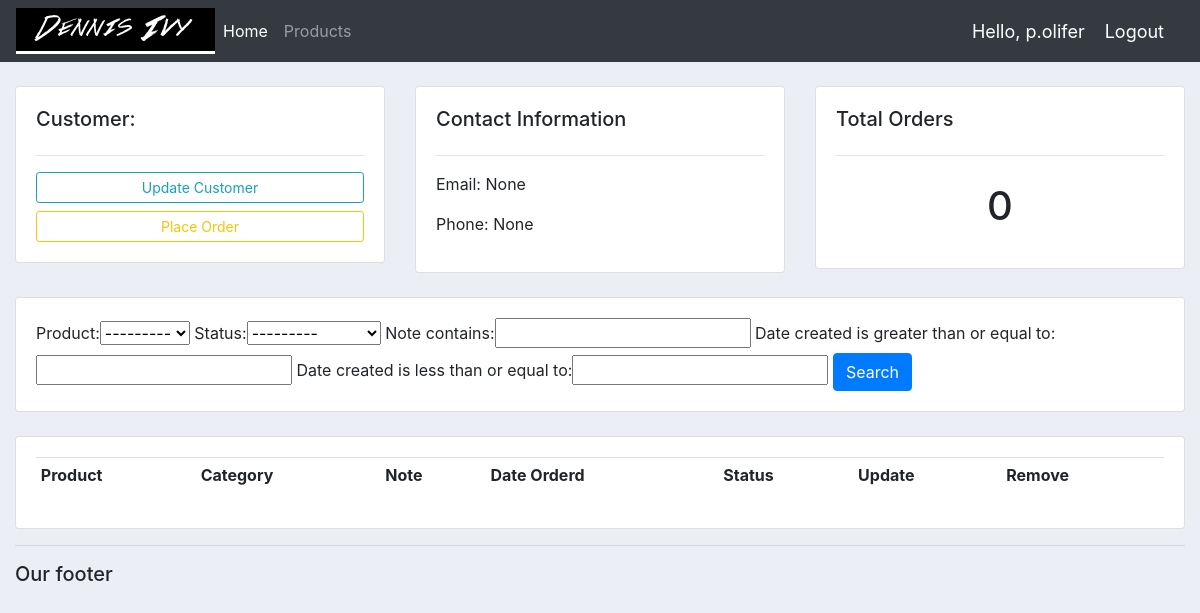
/customer/4/ (signed in), run on an earlier commit of the app's database.
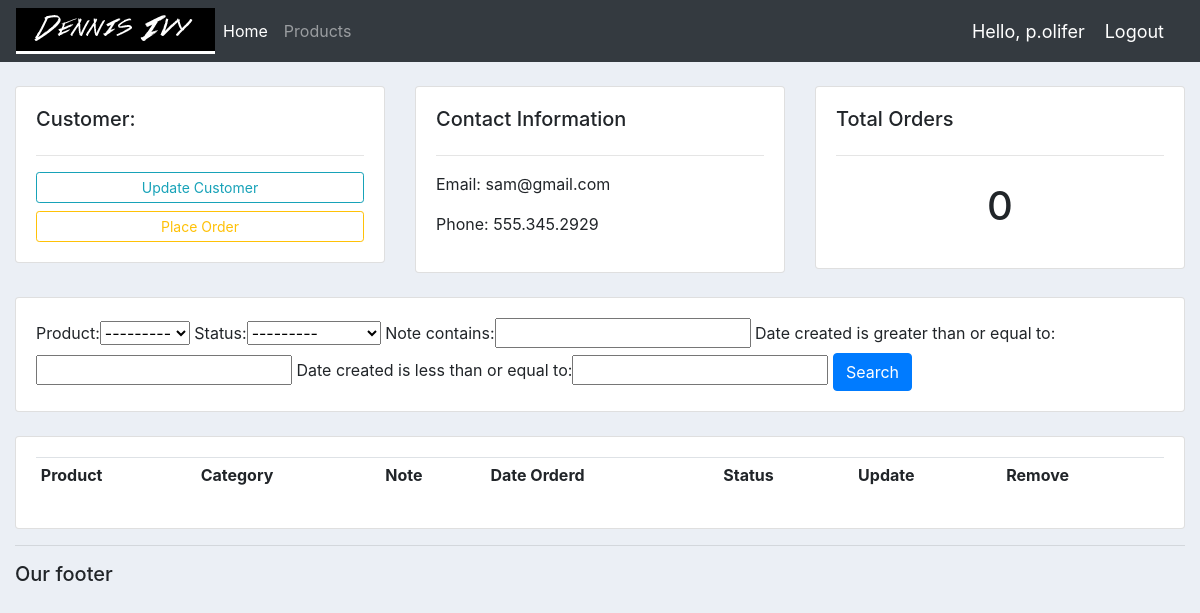
And on a later commit of the database.
### accounts/models.py (models this page shows, shortened)
class Customer(models.Model):
    user = models.OneToOneField(User, null=True, on_delete=models.CASCADE)
    name = models.CharField(max_length=200, null=True)
    phone = models.CharField(max_length=200, null=True)
    email = models.CharField(max_length=200, null=True)
    profile_pic = models.ImageField(default='profile1.png', null=True, blank=True)
    date_created = models.DateTimeField(auto_now_add=True, null=True)

### accounts/decorators.py (the view)
        def wrapper_func(request, *args, **kwargs):
            group = None
            if request.user.groups.exists():
                group = request.user.groups.all()[0].name
            if group in allowed_roles:
                return view_func(request, *args, **kwargs)
            else:
                return HttpResponse('You are not authorized to view this page')

### accounts/models.py (called while the page is built)
    def __str__(self):
        return self.name

### accounts/views.py (called while the page is built)
@login_required(login_url='login')
@allowed_users(allowed_roles=['admin'])
def customer(request, id):
    customer = Customer.objects.get(id=id)
    orders = customer.order_set.all()
    total_orders = orders.count()
    my_filter = OrderFilter(request.GET, queryset=orders)
    orders = my_filter.qs
    context = {
        'customer': customer,
        'orders': orders,
        'total_orders': total_orders,
        'my_filter': my_filter,
    }
    return render(request, 'accounts/customer.html', context)

### templates/accounts/customer.html (shortened to what this page needs)
{% extends 'accounts/main.html' %}
{% block content %}
<br>
<div class="row">
	<div class="col-md">
		<div class="card card-body">
			<h5>Customer:</h5>
			<hr>
			<a class="btn btn-outline-info  btn-sm btn-block" href="">Update Customer</a>
			<a class="btn btn-outline-warning  btn-sm btn-block" href="{% url 'create_order' customer.id %}">Place Order</a>
		</div>
	</div>
	<div class="col-md">
		<div class="card card-body">
			<h5>Contact Information</h5>
			<hr>
			<p>Email: {{ customer.email }}</p>
			<p>Phone: {{ customer.phone }}</p>
		</div>
	</div>
	<div class="col-md">
		<div class="card card-body">
			<h5>Total Orders</h5>
			<hr>
			<h1 style="text-align: center;padding: 10px">{{ total_orders }}</h1>
		</div>
	</div>
</div>
<br>
<div class="row">
	<div class="col">
		<div class="card card-body">
			<form method="get">
				{{ my_filter.form }}
		    <button class="btn btn-primary" type="submit">Search</button>
		  </form>
		</div>
	</div>
</div>
<br>
<div class="row">
	<div class="col-md">
		<div class="card card-body">
			<table class="table table-sm">
				<tr>
					<th>Product</th>
					<th>Category</th>
					<th>Note</th>
					<th>Date Orderd</th>
					<th>Status</th>
					<th>Update</th>
					<th>Remove</th>
				</tr>
			</table>
		</div>
	</div>
</div>
{% endblock %}

What changed in the data, as far as the page shows it:
changed Customer: email "None" → "sam@gmail.com"; phone "None" → "555.345.2929"
